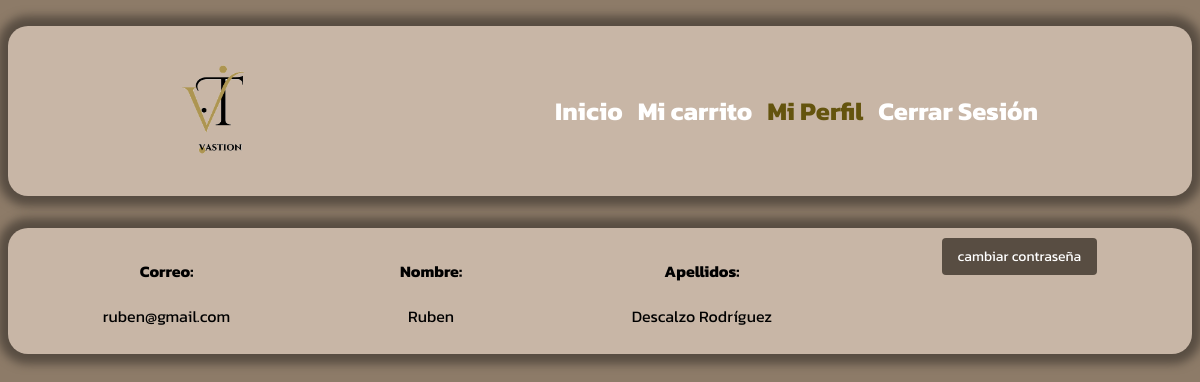
The app's page /HTML/miPerfil.php (signed in) with its own data.
### tables this page shows
CREATE TABLE usuario(
    correo VARCHAR(30) PRIMARY KEY,
    contraseña VARCHAR(32),
    nombre VARCHAR(30),
    apell1 VARCHAR(30),
    apell2 VARCHAR(30)
);

### PHP/BOOKSTORES/functions_global.php (the view, shortened to what this page needs)
<?php
function conectar_db()
{
    try {
        $conexion = new PDO(
            DSN,
            USER,
            PASS,
            array(PDO::ATTR_ERRMODE => PDO::ERRMODE_EXCEPTION)
        );
        return $conexion;
    } catch (PDOException $e) {
        echo "No se ha podido realizar la conexion a la DB" . $e->getMessage();
        exit();
    } catch (Exception $e) {
        echo "hay algun tipo de error al intentar crear la DB" . $e->getMessage();
        exit();
    }
}
function detalles_cuenta()
{
    $correo = $_SESSION["correo"];
    $db = conectar_db();
    try {
        $consulta = $db->prepare(SELECT_USUARIO);
        $consulta->bindParam(1, $correo);
        if ($consulta->execute()) {
            if ($consulta->rowCount() > 0) {
                while ($cuenta = $consulta->fetch(PDO::FETCH_OBJ)) {
                    echo <<<FIN
                    <div class="detallesCuenta">
                        <div><h4>Correo: </h4><p> $cuenta->correo</p></div>
                        <div><h4>Nombre: </h4> <p>$cuenta->nombre</p></div>
                        <div><h4>Apellidos: </h4> <p>$cuenta->apell1 $cuenta->apell2</p></div>
                        <div><form action="./cambiarContra.php">
                            <button>cambiar contraseña</button>
                        </form></div>
                    </div>
                    FIN;
                }
            }
        }
    } catch (PDOException $e) {
        echo "Error en la preparación de la consulta" . $e->getMessage();
    } catch (Exception $e) {
        echo "Error no especificado de excepcion" . $e->getMessage();
    }
}

### CSS/index.css (style rules this page uses)
* { font-family: "Kanit", sans-serif; }
body { background-color: #8d7b68; }

### records on screen
usuario: correo "ruben@gmail.com", nombre "Ruben", apell1 "Descalzo", apell2 "Rodríguez"
